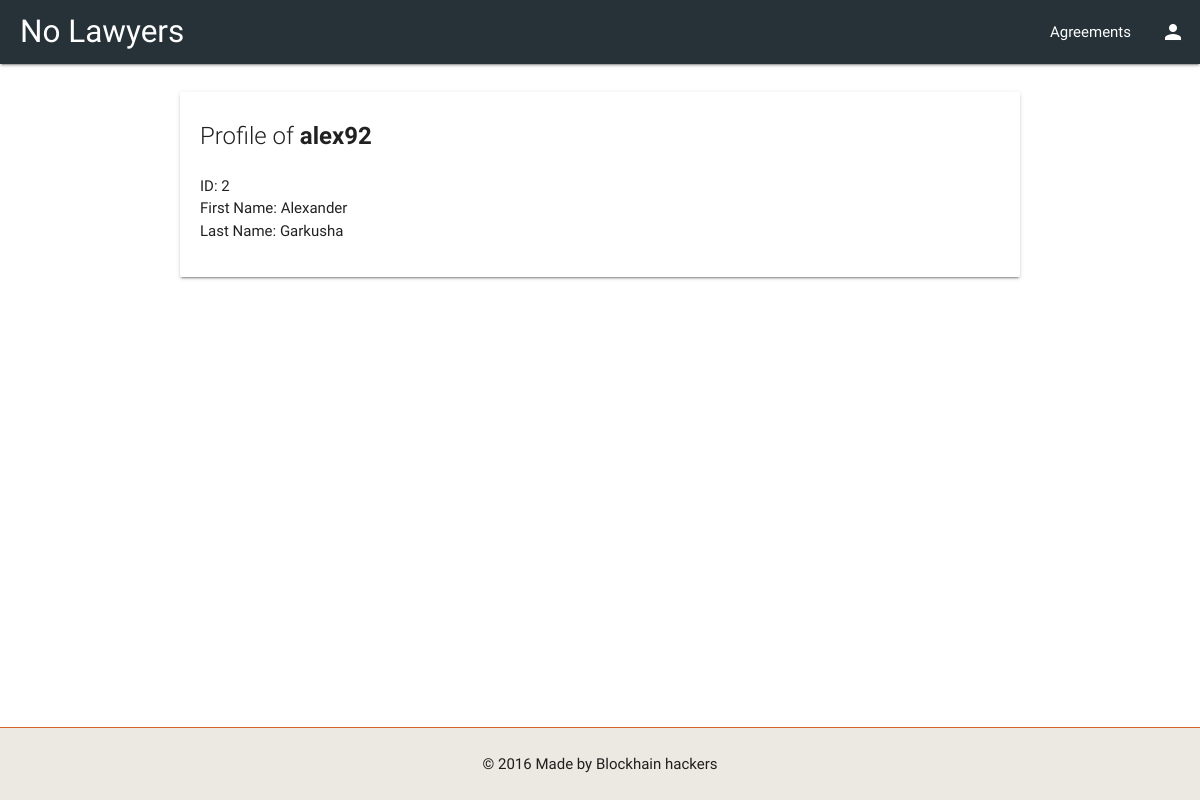
Page /profiles/2/ (signed in) on the committed database.
### profiles/models.py (models this page shows, shortened)
class Profile(models.Model):
    user = models.OneToOneField(User, on_delete=models.CASCADE)

### profiles/views.py (the view)
# urls.py: url(r"^(?P<id>[0-9]+)/$", views.show, name="show"),
@login_required
def show(request, id):
    try:
        profile = Profile.objects.get(pk=id)
    except User.DoesNotExist:
        return HttpResponseNotFound("User with this ID does not exist")
    return render(request, "profiles/show.html", {
        "profile": profile
    })

### pages/context_processors.py (called while the page is built)
def current_profile(request):
    if request.user.is_authenticated:
        return {
            "current_profile": request.user.profile
        }
    else:
        return {
            "current_profile": None
        }

### templates/profiles/show.html (shortened to what this page needs)
{% extends 'pages.html' %}
{% block content %}
  <div class="container" style="padding-top:20px;">
    <div class="card">
      <div class="card-content">
        <span class="card-title">Profile of <b>{{ profile.user.get_username }}</b></span>
        <ul>
          <li>ID: {{ profile.user.id }}</li>
          <li>First Name: {{ profile.user.first_name }}</li>
          <li>Last Name: {{ profile.user.last_name }}</li>
        </ul>
      </div>
    </div>
  </div>
{% endblock %}

### static/css/main.css (style rules this page uses)
html { height: 100%; }
body { min-height: 100%; display: flex; flex-direction: column; }

### rows in the picture
Profile: user.get_username "alex92", user.id "2", user.first_name "Alexander", user.last_name "Garkusha"
